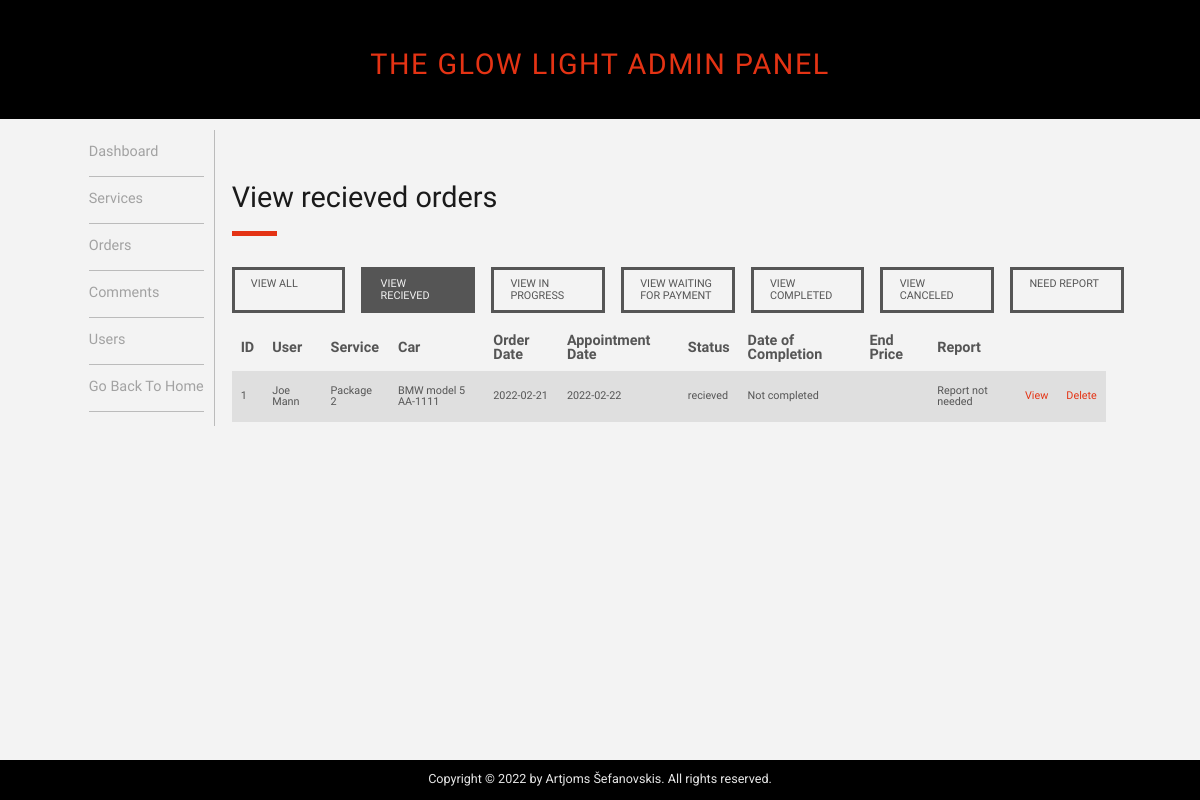
Before: /admin/admin_orders.php?where=recieved with the older database file.
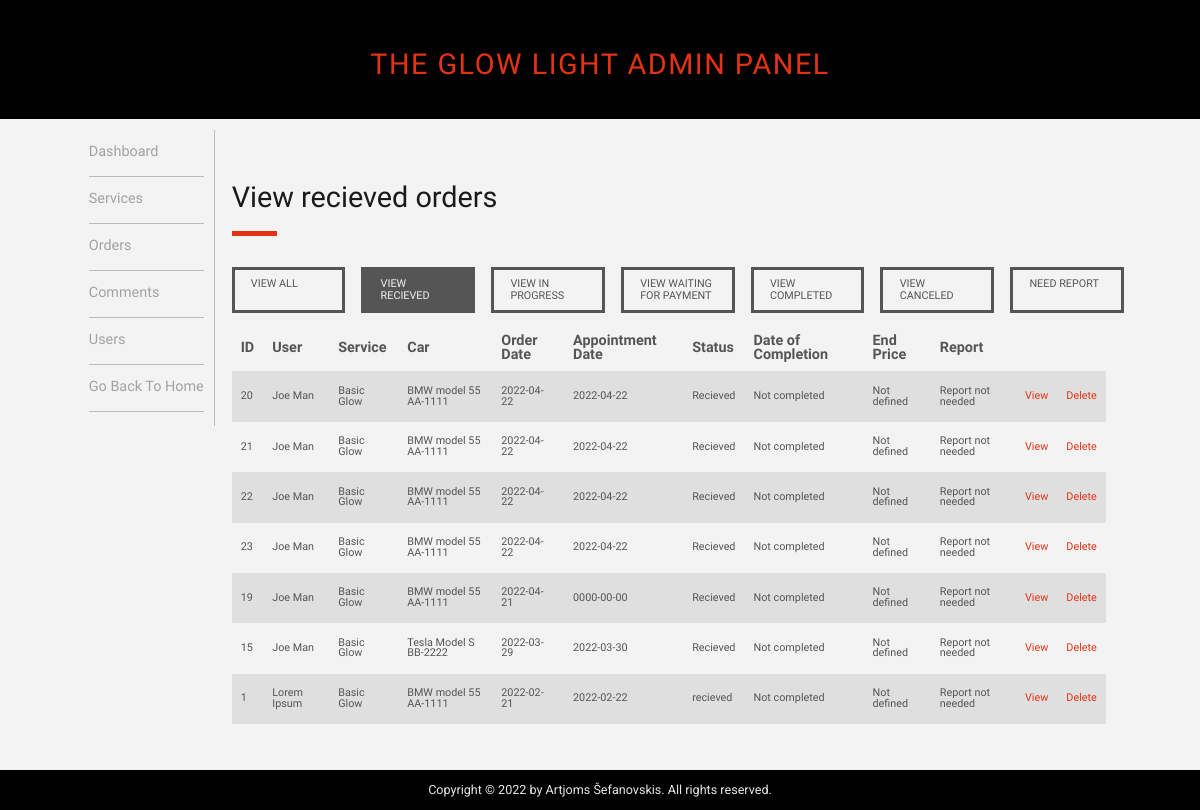
After: the same page with the newer database file.
### tables this page shows
CREATE TABLE `orders` (
  `order_id` int(11) NOT NULL,
  `order_user_id` int(11) NOT NULL,
  `order_service_id` int(11) NOT NULL,
  `order_car_id` int(11) NOT NULL,
  `order_date` date NOT NULL,
  `order_appointment_date` date NOT NULL,
  `order_status` varchar(255) NOT NULL,
  `order_completion_date` date DEFAULT NULL,
  `order_end_price` int(11) NOT NULL DEFAULT 0,
  `order_date_of_payment` date DEFAULT NULL
);

CREATE TABLE `services` (
  `service_id` int(11) NOT NULL,
  `service_title` varchar(255) NOT NULL,
  `service_price` float NOT NULL,
  `service_hours` int(11) NOT NULL,
  `service_description` text NOT NULL,
  `service_image` text NOT NULL
);

### admin/inc/view_all_orders.php (the view, shortened to what this page needs)
<?php
  if (!isset($_GET['where'])) {
    $where_statement = " ";
    $where = 'all';
    $header_title = "View all orders";
  }
  else{
    $where = $_GET['where'];
    switch ($where) {
      case 'recieved':
        $where_statement = "where o.order_status = 'recieved' ";
        $header_title = "View recieved orders";
        break;
    }
  }
?>
<div class="page-header-box">
  <div>
    <h2 class="page-heading"><?php echo $header_title; ?></h2>
    <span class="page-heading-line"></span>
  </div>
</div>
<div class="where-box">
  <a class="where-btn <?php if($where == 'all'){ echo "where-btn-active";}?>" href="admin_orders.php?where=all">View All</a>
  <a class="where-btn <?php if($where == 'recieved'){ echo "where-btn-active";}?>" href="admin_orders.php?where=recieved">View Recieved</a>
  <a class="where-btn <?php if($where == 'progress'){ echo "where-btn-active";}?>" href="admin_orders.php?where=progress">View In Progress</a>
  <a class="where-btn <?php if($where == 'waiting'){ echo "where-btn-active";}?>" href="admin_orders.php?where=waiting">View Waiting for Payment</a>
  <a class="where-btn <?php if($where == 'completed'){ echo "where-btn-active";}?>" href="admin_orders.php?where=completed">View Completed</a>
  <a class="where-btn <?php if($where == 'canceled'){ echo "where-btn-active";}?>" href="admin_orders.php?where=canceled">View Canceled</a>
  <a class="where-btn <?php if($where == 'report'){ echo "where-btn-active";}?>" href="admin_orders.php?where=report">Need Report</a>
</div>
<?php
  $query = "select
    o.order_id, concat_ws(' ',u.user_first, u.user_last) as 'user',
      s.service_title,
      concat_ws(' ',c.car_producer, c.car_model,
      c.car_number_sign) as 'car',
      o.order_date,o.order_appointment_date,
      o.order_status,
      if(o.order_completion_date<>'0000-00-00',
      o.order_completion_date,'Not completed') as 'order_completion_date',
      if(o.order_end_price = 0,'Not defined' ,
      o.order_end_price) as 'order_end_price',
      CASE
        WHEN rep.report_id > 0 THEN 'View Report'
          WHEN ifnull(rep.report_id,0) = 0 and o.order_status IN ('waiting for payment','completed') THEN 'Create Report'
          ELSE 'Report not needed'
      END as 'report' ";
  $query.= "FROM orders as o JOIN users as u on u.user_id = o.order_user_id ";
  $query.= "JOIN cars as c on c.car_id = o.order_car_id ";
  $query.= "JOIN services as s on s.service_id = o.order_service_id ";
  $query.= "LEFT JOIN order_report as rep on rep.report_order_id = o.order_id ";
  $query.= $where_statement;
  $query.= "ORDER BY o.order_date DESC ";
  $select_orders = mysqli_query($conn,$query);
  if(mysqli_num_rows($select_orders) == 0){
    echo "<div class='empty-msg'>Looks like it is empty here...</div>";
  }
  else{
?>
<div class="wrapper">
<table class="hor-table view-all-orders-table">
  <thead class="hor-table-head" >
    <tr>
      <th>ID</th>
      <th>User</th>
      <th>Service</th>
      <th>Car</th>
      <th>Order Date</th>
      <th>Appointment Date</th>
      <th>Status</th>
      <th>Date of Completion</th>
      <th>End Price</th>
      <th>Report</th>
      <th></th>
      <th></th>
      <th></th>
    </tr>
  </thead>
  <tbody class="hor-table-body">
    <?php
    while ($row = mysqli_fetch_assoc($select_orders)) {
      $order_id = $row['order_id'];
      $order_user = $row['user'];
      $order_title = $row['service_title'];
      $order_car = $row['car'];
      $order_date = $row['order_date'];
      $order_appointment_date = $row['order_appointment_date'];
      $order_status = $row['order_status'];
      $order_completion_date = $row['order_completion_date'];
      $order_end_price = $row['order_end_price'];
      $order_report = $row['report'];
      if($order_report == 'View Report' || $order_report == 'Create Report'){
        if($order_report == 'View Report'){
          $report_page = 'view_report';
        }
        else{
          $report_page = 'add_report';
        }
        $report = "<a href='admin_orders.php?source=$report_page&o_id=$order_id&where=$where'>$order_report</a>";
      }
      else{
        $report = $order_report;
      }
      echo "<tr>";
      echo "<td>{$order_id}</td>";
      echo "<td>{$order_user}</td>";
      echo "<td>{$order_title}</td>";
      echo "<td>$order_car</td>";
      echo "<td>{$order_date}</td>";
      echo "<td>{$order_appointment_date}</td>";
      echo "<td>{$order_status}</td>";
      echo "<td>{$order_completion_date}</td>";
      echo "<td>{$order_end_price}</td>";
      echo "<td>{$report}</td>";
      echo "<td><a href='admin_orders.php?source=view_order&o_id=$order_id&where=$where'>View</a></td>";
      echo "<td><a href='admin_orders.php?delete=$order_id&where=$where'>Delete</a></td>";
      echo "</tr>";
    }
    ?>
  </tbody>
</table>
</div>
<?php } ?>

Changed rows visible on the page:
added orders: order_id "20", order_user "Joe Man", order_service.service_title "Basic Glow", order_car "BMW model 55 AA-1111", order_date "2022-04-22", order_appointment_date "2022-04-22", order_status "Recieved", order_completion_date "Not completed", order_end_price "Not defined", report "Report not needed"
added orders: order_id "21", order_user "Joe Man", order_service.service_title "Basic Glow", order_car "BMW model 55 AA-1111", order_date "2022-04-22", order_appointment_date "2022-04-22", order_status "Recieved", order_completion_date "Not completed", order_end_price "Not defined", report "Report not needed"
added orders: order_id "22", order_user "Joe Man", order_service.service_title "Basic Glow", order_car "BMW model 55 AA-1111", order_date "2022-04-22", order_appointment_date "2022-04-22", order_status "Recieved", order_completion_date "Not completed", order_end_price "Not defined", report "Report not needed"
added orders: order_id "23", order_user "Joe Man", order_service.service_title "Basic Glow", order_car "BMW model 55 AA-1111", order_date "2022-04-22", order_appointment_date "2022-04-22", order_status "Recieved", order_completion_date "Not completed", order_end_price "Not defined", report "Report not needed"
added orders: order_id "19", order_user "Joe Man", order_service.service_title "Basic Glow", order_car "BMW model 55 AA-1111", order_date "2022-04-21", order_appointment_date "0000-00-00", order_status "Recieved", order_completion_date "Not completed", order_end_price "Not defined", report "Report not needed"
added orders: order_id "15", order_user "Joe Man", order_service.service_title "Basic Glow", order_car "Tesla Model S BB-2222", order_date "2022-03-29", order_appointment_date "2022-03-30", order_status "Recieved", order_completion_date "Not completed", order_end_price "Not defined", report "Report not needed"
changed orders "recieved": order_user "Joe Mann" → "Lorem Ipsum"; order_service.service_title "Package 2" → "Basic Glow"; order_car "BMW model 5 AA-1111" → "BMW model 55 AA-1111"; order_end_price (not shown) → "Not defined"
